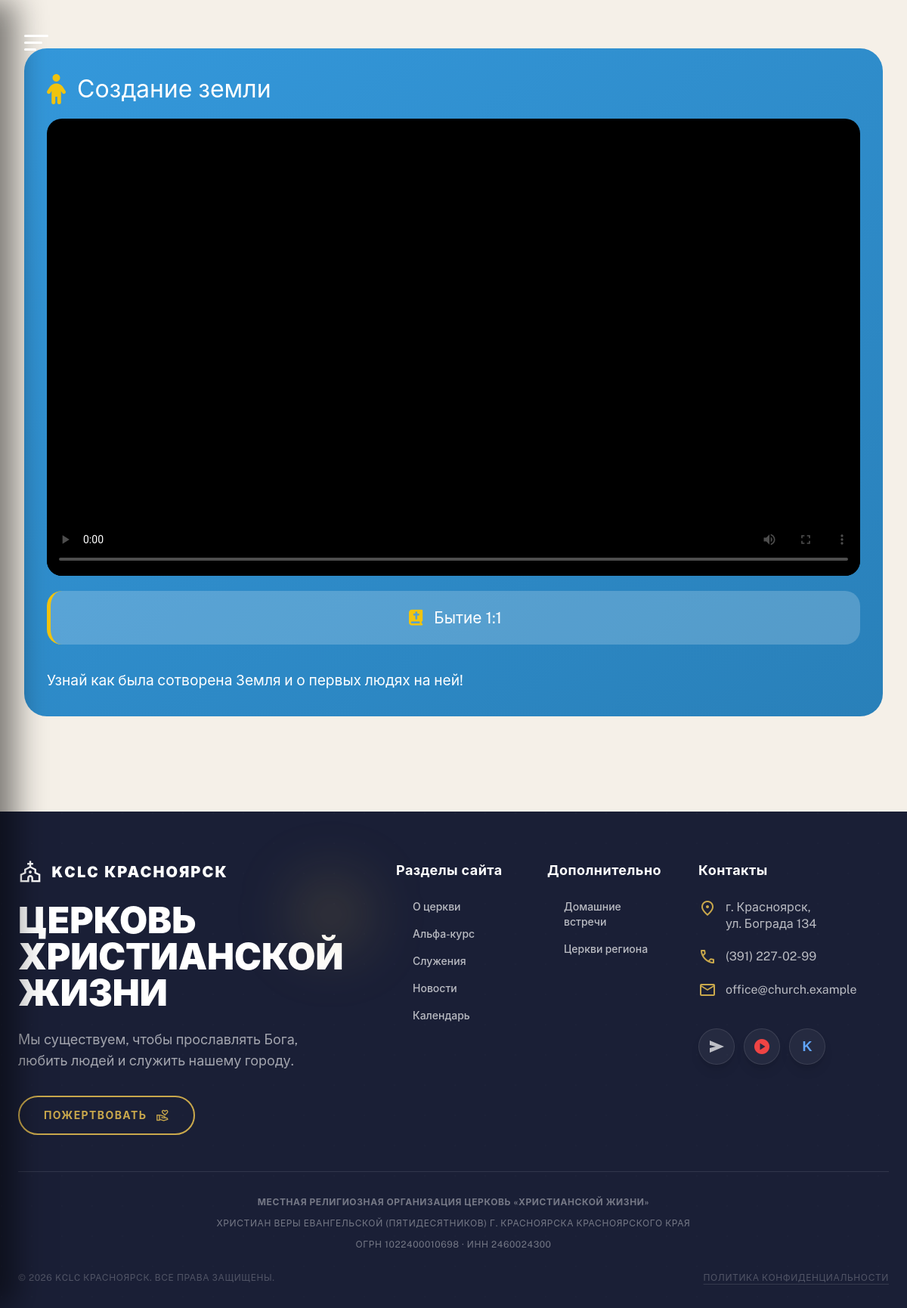
Page /library/kids/4/ on the committed database.
### church_app/models.py (models this page shows, shortened)
class KidsContent(models.Model):
    CONTENT_TYPES = [
        ('cartoon', 'Мультфильм'),
        ('lesson', 'Урок'),
        ('game', 'Игра'),
        ('craft', 'Поделка'),
        ('song', 'Песня'),
    ]
    AGE_GROUPS = [
        ('3-5', '3-5 лет'),
        ('6-8', '6-8 лет'),
        ('9-12', '9-12 лет'),
        ('all', 'Все возрасты'),
    ]
    title = models.CharField(max_length=200, verbose_name="Название")
    description = models.TextField(verbose_name="Описание")
    content_type = models.CharField(max_length=20, choices=CONTENT_TYPES, verbose_name="Тип контента")
    age_group = models.CharField(max_length=10, choices=AGE_GROUPS, default='all', verbose_name="Возрастная группа")
    video_file = models.FileField(upload_to='kids_videos/', blank=True, null=True, verbose_name="Видео файл")
    youtube_url = models.URLField(blank=True, null=True, verbose_name="YouTube ссылка")
    thumbnail = models.ImageField(upload_to='kids_thumbnails/', blank=True, null=True, verbose_name="Превью")
    bible_verse = models.CharField(max_length=200, blank=True, verbose_name="Библейский стих")
    game_data = models.JSONField(default=dict, blank=True, verbose_name="Данные игры")
    printable_material = models.FileField(upload_to='kids_printables/', blank=True, null=True, verbose_name="Материал для печати")
    is_featured = models.BooleanField(default=False, verbose_name="Рекомендуемое")
    views_count = models.IntegerField(default=0, verbose_name="Просмотры")
    order = models.IntegerField(default=0, verbose_name="Порядок")
    is_active = models.BooleanField(default=True, verbose_name="Активно")
    created_at = models.DateTimeField(auto_now_add=True)
    class Meta:
        ordering = ['-is_featured', 'order', '-created_at']
        verbose_name = "Детский контент"
        verbose_name_plural = "Детский контент"
    def increment_views(self):
        self.views_count += 1
        self.save(update_fields=['views_count'])

### church_app/views_library.py (the view)
# urls.py: path('library/kids/<int:content_id>/', views_library.kids_content_detail, name='kids_content_detail'),
def kids_content_detail(request, content_id):
    content = get_object_or_404(KidsContent, id=content_id, is_active=True)
    content.increment_views()
    if request.user.is_authenticated:
        progress, created = KidsProgress.objects.get_or_create(
            user=request.user,
            content=content
        )
        if request.method == 'POST' and 'complete' in request.POST:
            progress.completed = True
            progress.completed_at = timezone.now()
            if 'score' in request.POST:
                progress.score = int(request.POST.get('score', 0))
            progress.save()
            messages.success(request, 'Отлично! Ты молодец!')
            return redirect('kids_content_detail', content_id=content.id)
    else:
        progress = None
    similar = KidsContent.objects.filter(
        content_type=content.content_type,
        age_group=content.age_group,
        is_active=True
    ).exclude(id=content.id).order_by('-created_at')[:4]
    context = {
        'content': content,
        'progress': progress,
        'similar': similar,
    }
    template_map = {
        'cartoon': 'library/kids_cartoon.html',
        'lesson': 'library/kids_lesson.html',
        'game': 'library/kids_game.html',
        'craft': 'library/kids_craft.html',
        'song': 'library/kids_song.html',
    }
    return render(request, template_map.get(content.content_type, 'library/kids_detail.html'), context)

### templates/library/kids_cartoon.html (shortened to what this page needs)
{% extends 'library/base_library.html' %}
{% load static %}
{% block library_content %}
<div class="kids-video-container">
    <div class="kids-video-title">
        <i class="fas fa-child"></i>
        <h1>{{ content.title }}</h1>
    </div>
    <div class="kids-video-player">
        {% if content.video_file %}
        <video controls {% if content.thumbnail %}poster="{{ content.thumbnail.url }}" {% endif %}>
            <source src="{{ content.video_file.url }}" type="video/mp4">
        </video>
        {% elif content.thumbnail %}
        <img src="{{ content.thumbnail.url }}" alt="{{ content.title }}">
        {% endif %}
    </div>
    {% if content.bible_verse %}
    <div class="bible-verse-box">
        <i class="fas fa-bible"></i>
        {{ content.bible_verse }}
    </div>
    {% endif %}
    <div class="content-text">
        {{ content.description|linebreaks }}
    </div>
</div>
{% endblock %}

### static/css/base.css (style rules this page uses)
:root { --navy: #1a1f36; --navy-light: #252b48; --navy-hover: #2c335a; --gold: #c9a84c; --gold-hover: #b08e35; --bg: #f5f0e8; --txt: #1a1f36; --txt-sub: #3d4260; --txt-muted: #8b8fa8; --white: #ffffff; --success: #27ae60; --error: #e74c3c; --header-height: 72px; --bottom-nav-height: 80px; --max-width: 1200px; --radius: 16px; --radius-lg: 24px; --radius-xl: 32px; --spring-easing: cubic-bezier(0.25, 1, 0.5, 1); --fast-easing: cubic-bezier(0.4, 0, 0.2, 1); --glass-bg: rgba(15, 20, 32, 0.75); --glass-border: rgba(255, 255, 255, 0.15); }
* { margin: 0; padding: 0; box-sizing: border-box; }
html { font-size: 16px; -webkit-text-size-adjust: 100%; -webkit-font-smoothing: antialiased; -moz-osx-font-smoothing: grayscale; overscroll-behavior-y: none; background-color: #0f1420; overscroll-behavior: none; }
body { font-family: 'Public Sans', -apple-system, BlinkMacSystemFont, 'Segoe UI', Roboto, Helvetica, Arial, sans-serif; background: var(--bg); color: var(--txt); line-height: 1.6; overflow-x: hidden; width: 100%; -webkit-overflow-scrolling: touch; overscroll-behavior: none; min-height: 100%; }

### templates/library/kids_cartoon.html (style rules this page uses)
.kids-video-container { background: linear-gradient(145deg, #3498db, #2980b9); border-radius: 30px; padding: 30px; margin-bottom: 30px; }
.kids-video-player { background: #000; border-radius: 20px; overflow: hidden; aspect-ratio: 16/9; margin-bottom: 20px; }
.kids-video-player video, .kids-video-player iframe, .kids-video-player img { width: 100%; height: 100%; border: none; object-fit: cover; }
.kids-video-title { font-size: 2rem; color: white; margin-bottom: 15px; display: flex; align-items: center; gap: 15px; }
.kids-video-title i { color: #f1c40f; font-size: 2.5rem; }
.bible-verse-box { background: rgba(255, 255, 255, 0.2); border-radius: 20px; padding: 20px; margin: 20px 0; font-size: 1.3rem; color: white; text-align: center; border-left: 5px solid #f1c40f; }
.bible-verse-box i { color: #f1c40f; margin-right: 10px; }
.content-text { color: white; font-size: 1.2rem; line-height: 1.8; margin-top: 30px; }

### rows in the picture
KidsContent: title "Создание земли", bible_verse "Бытие 1:1", description "Узнай как была сотворена Земля и о первых людях на ней!"
